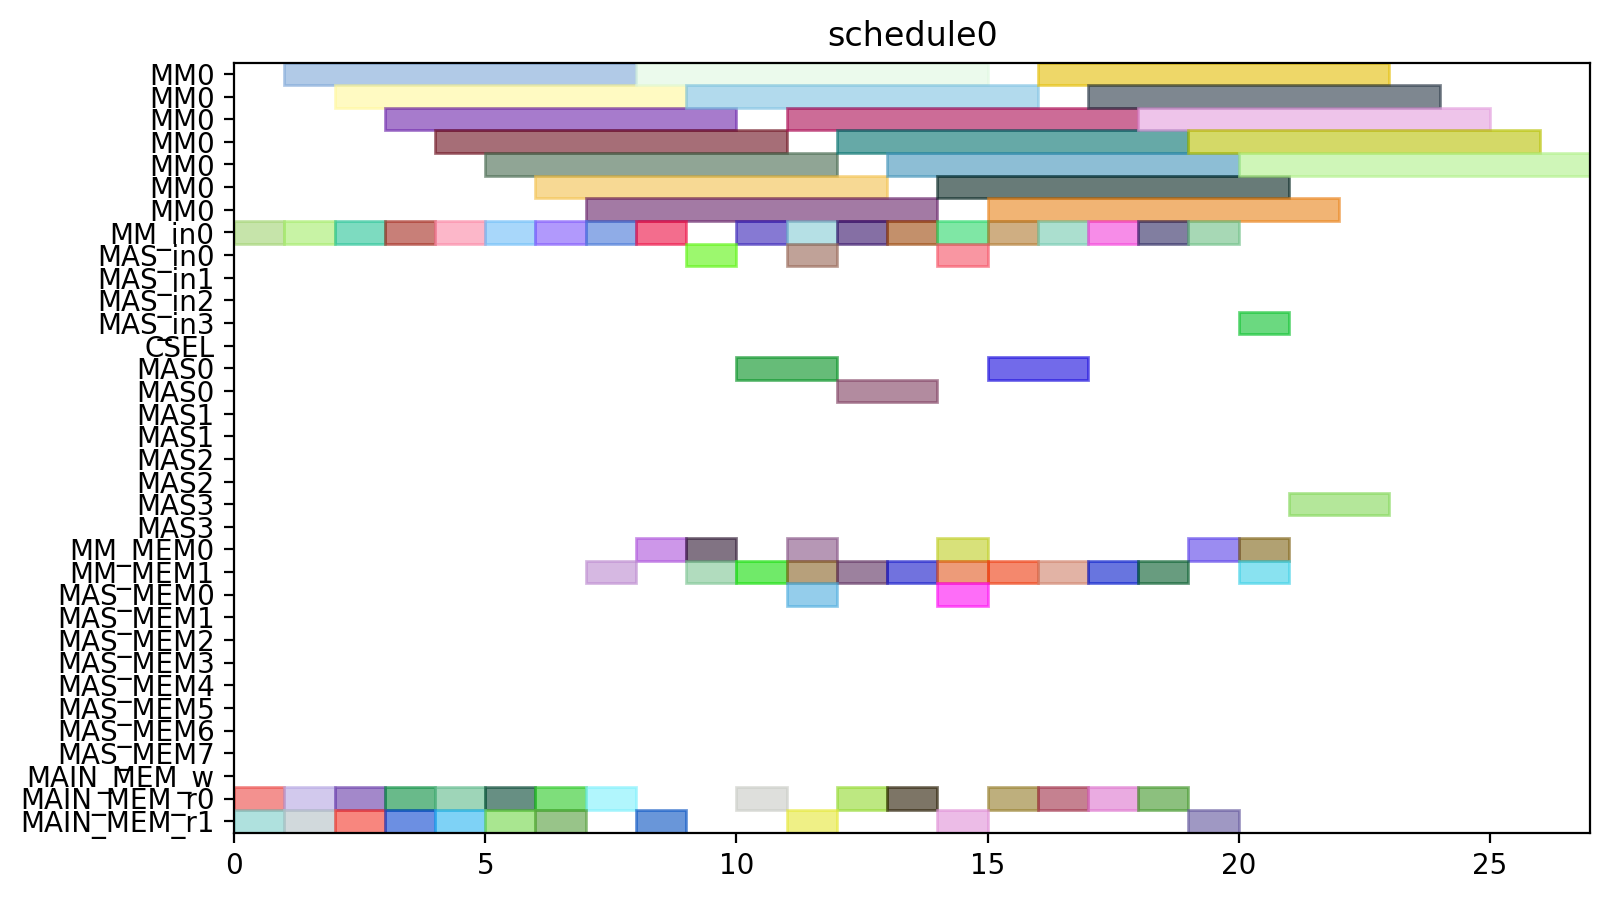

The Python source for this figure:
from pyschedule import Scenario, solvers, plotters, alt


def solve():
	horizon = 120
	S = Scenario("schedule0", horizon=horizon)

	# resource
	MM = S.Resources('MM', num=1, size=7)
	MM_in = S.Resources('MM_in', num=1)
	MAS_in = S.Resources('MAS_in', num=4)
	CSEL = S.Resource('CSEL')
	MAS = S.Resources('MAS', num=4, size=2, periods=range(1, horizon))
	MM_MEM = S.Resources('MM_MEM', num=2)
	MAS_MEM = S.Resources('MAS_MEM', num=8)
	MAIN_MEM_w = S.Resource('MAIN_MEM_w', size=1)
	MAIN_MEM_r = S.Resources('MAIN_MEM_r', num=2)

	# result of previous scheduling

	# new tasks
	Z_exp2 = S.Task('Z_exp2', length=7, delay_cost=1)
	Z_exp2 += alt(MM)
	Z_exp2_in = S.Task('Z_exp2_in', length=1, delay_cost=1)
	Z_exp2_in += alt(MM_in)
	S += Z_exp2_in*MM_in[0]<=Z_exp2*MM[0]
	Z_exp2_mem0 = S.Task('Z_exp2_mem0', length=1, delay_cost=1)
	Z_exp2_mem0 += MAIN_MEM_r[0]
	S += Z_exp2_mem0 <= Z_exp2

	Z_exp2_mem1 = S.Task('Z_exp2_mem1', length=1, delay_cost=1)
	Z_exp2_mem1 += MAIN_MEM_r[1]
	S += Z_exp2_mem1 <= Z_exp2

	NX0 = S.Task('NX0', length=7, delay_cost=1)
	NX0 += alt(MM)
	NX0_in = S.Task('NX0_in', length=1, delay_cost=1)
	NX0_in += alt(MM_in)
	S += NX0_in*MM_in[0]<=NX0*MM[0]
	NX0_mem0 = S.Task('NX0_mem0', length=1, delay_cost=1)
	NX0_mem0 += MAIN_MEM_r[0]
	S += NX0_mem0 <= NX0

	NX0_mem1 = S.Task('NX0_mem1', length=1, delay_cost=1)
	NX0_mem1 += MAIN_MEM_r[1]
	S += NX0_mem1 <= NX0

	k0_10_Z1 = S.Task('k0_10_Z1', length=7, delay_cost=1)
	k0_10_Z1 += alt(MM)
	k0_10_Z1_in = S.Task('k0_10_Z1_in', length=1, delay_cost=1)
	k0_10_Z1_in += alt(MM_in)
	S += k0_10_Z1_in*MM_in[0]<=k0_10_Z1*MM[0]
	k0_10_Z1_mem0 = S.Task('k0_10_Z1_mem0', length=1, delay_cost=1)
	k0_10_Z1_mem0 += MAIN_MEM_r[0]
	S += k0_10_Z1_mem0 <= k0_10_Z1

	k0_10_Z1_mem1 = S.Task('k0_10_Z1_mem1', length=1, delay_cost=1)
	k0_10_Z1_mem1 += MAIN_MEM_r[1]
	S += k0_10_Z1_mem1 <= k0_10_Z1

	DX0 = S.Task('DX0', length=7, delay_cost=1)
	DX0 += alt(MM)
	DX0_in = S.Task('DX0_in', length=1, delay_cost=1)
	DX0_in += alt(MM_in)
	S += DX0_in*MM_in[0]<=DX0*MM[0]
	DX0_mem0 = S.Task('DX0_mem0', length=1, delay_cost=1)
	DX0_mem0 += MAIN_MEM_r[0]
	S += DX0_mem0 <= DX0

	DX0_mem1 = S.Task('DX0_mem1', length=1, delay_cost=1)
	DX0_mem1 += MAIN_MEM_r[1]
	S += DX0_mem1 <= DX0

	NY0 = S.Task('NY0', length=7, delay_cost=1)
	NY0 += alt(MM)
	NY0_in = S.Task('NY0_in', length=1, delay_cost=1)
	NY0_in += alt(MM_in)
	S += NY0_in*MM_in[0]<=NY0*MM[0]
	NY0_mem0 = S.Task('NY0_mem0', length=1, delay_cost=1)
	NY0_mem0 += MAIN_MEM_r[0]
	S += NY0_mem0 <= NY0

	NY0_mem1 = S.Task('NY0_mem1', length=1, delay_cost=1)
	NY0_mem1 += MAIN_MEM_r[1]
	S += NY0_mem1 <= NY0

	k2_14_Z1 = S.Task('k2_14_Z1', length=7, delay_cost=1)
	k2_14_Z1 += alt(MM)
	k2_14_Z1_in = S.Task('k2_14_Z1_in', length=1, delay_cost=1)
	k2_14_Z1_in += alt(MM_in)
	S += k2_14_Z1_in*MM_in[0]<=k2_14_Z1*MM[0]
	k2_14_Z1_mem0 = S.Task('k2_14_Z1_mem0', length=1, delay_cost=1)
	k2_14_Z1_mem0 += MAIN_MEM_r[0]
	S += k2_14_Z1_mem0 <= k2_14_Z1

	k2_14_Z1_mem1 = S.Task('k2_14_Z1_mem1', length=1, delay_cost=1)
	k2_14_Z1_mem1 += MAIN_MEM_r[1]
	S += k2_14_Z1_mem1 <= k2_14_Z1

	DY0 = S.Task('DY0', length=7, delay_cost=1)
	DY0 += alt(MM)
	DY0_in = S.Task('DY0_in', length=1, delay_cost=1)
	DY0_in += alt(MM_in)
	S += DY0_in*MM_in[0]<=DY0*MM[0]
	DY0_mem0 = S.Task('DY0_mem0', length=1, delay_cost=1)
	DY0_mem0 += MAIN_MEM_r[0]
	S += DY0_mem0 <= DY0

	DY0_mem1 = S.Task('DY0_mem1', length=1, delay_cost=1)
	DY0_mem1 += MAIN_MEM_r[1]
	S += DY0_mem1 <= DY0

	Z_exp3 = S.Task('Z_exp3', length=7, delay_cost=1)
	Z_exp3 += alt(MM)
	Z_exp3_in = S.Task('Z_exp3_in', length=1, delay_cost=1)
	Z_exp3_in += alt(MM_in)
	S += Z_exp3_in*MM_in[0]<=Z_exp3*MM[0]
	Z_exp3_mem0 = S.Task('Z_exp3_mem0', length=1, delay_cost=1)
	Z_exp3_mem0 += alt(MM_MEM)
	S += (Z_exp2*MM[0])-1 < Z_exp3_mem0*MM_MEM[0]
	S += Z_exp3_mem0 <= Z_exp3

	Z_exp3_mem1 = S.Task('Z_exp3_mem1', length=1, delay_cost=1)
	Z_exp3_mem1 += MAIN_MEM_r[1]
	S += Z_exp3_mem1 <= Z_exp3

	NX1_ = S.Task('NX1_', length=2, delay_cost=1)
	NX1_ += alt(MAS)
	NX1__in = S.Task('NX1__in', length=1, delay_cost=1)
	NX1__in += alt(MAS_in)
	S += NX1__in*MAS_in[0]<=NX1_*MAS[0]

	S += NX1__in*MAS_in[1]<=NX1_*MAS[1]

	S += NX1__in*MAS_in[2]<=NX1_*MAS[2]

	S += NX1__in*MAS_in[3]<=NX1_*MAS[3]

	NX1__mem0 = S.Task('NX1__mem0', length=1, delay_cost=1)
	NX1__mem0 += alt(MM_MEM)
	S += (NX0*MM[0])-1 < NX1__mem0*MM_MEM[0]
	S += NX1__mem0 <= NX1_

	NX1__mem1 = S.Task('NX1__mem1', length=1, delay_cost=1)
	NX1__mem1 += alt(MM_MEM)
	S += (k0_10_Z1*MM[0])-1 < NX1__mem1*MM_MEM[1]
	S += NX1__mem1 <= NX1_

	k0_9_Z2 = S.Task('k0_9_Z2', length=7, delay_cost=1)
	k0_9_Z2 += alt(MM)
	k0_9_Z2_in = S.Task('k0_9_Z2_in', length=1, delay_cost=1)
	k0_9_Z2_in += alt(MM_in)
	S += k0_9_Z2_in*MM_in[0]<=k0_9_Z2*MM[0]
	k0_9_Z2_mem0 = S.Task('k0_9_Z2_mem0', length=1, delay_cost=1)
	k0_9_Z2_mem0 += MAIN_MEM_r[0]
	S += k0_9_Z2_mem0 <= k0_9_Z2

	k0_9_Z2_mem1 = S.Task('k0_9_Z2_mem1', length=1, delay_cost=1)
	k0_9_Z2_mem1 += alt(MM_MEM)
	S += (Z_exp2*MM[0])-1 < k0_9_Z2_mem1*MM_MEM[1]
	S += k0_9_Z2_mem1 <= k0_9_Z2

	k1_9_Z2 = S.Task('k1_9_Z2', length=7, delay_cost=1)
	k1_9_Z2 += alt(MM)
	k1_9_Z2_in = S.Task('k1_9_Z2_in', length=1, delay_cost=1)
	k1_9_Z2_in += alt(MM_in)
	S += k1_9_Z2_in*MM_in[0]<=k1_9_Z2*MM[0]
	k1_9_Z2_mem0 = S.Task('k1_9_Z2_mem0', length=1, delay_cost=1)
	k1_9_Z2_mem0 += MAIN_MEM_r[0]
	S += k1_9_Z2_mem0 <= k1_9_Z2

	k1_9_Z2_mem1 = S.Task('k1_9_Z2_mem1', length=1, delay_cost=1)
	k1_9_Z2_mem1 += alt(MM_MEM)
	S += (Z_exp2*MM[0])-1 < k1_9_Z2_mem1*MM_MEM[1]
	S += k1_9_Z2_mem1 <= k1_9_Z2

	NY1_ = S.Task('NY1_', length=2, delay_cost=1)
	NY1_ += alt(MAS)
	NY1__in = S.Task('NY1__in', length=1, delay_cost=1)
	NY1__in += alt(MAS_in)
	S += NY1__in*MAS_in[0]<=NY1_*MAS[0]

	S += NY1__in*MAS_in[1]<=NY1_*MAS[1]

	S += NY1__in*MAS_in[2]<=NY1_*MAS[2]

	S += NY1__in*MAS_in[3]<=NY1_*MAS[3]

	NY1__mem0 = S.Task('NY1__mem0', length=1, delay_cost=1)
	NY1__mem0 += alt(MM_MEM)
	S += (NY0*MM[0])-1 < NY1__mem0*MM_MEM[0]
	S += NY1__mem0 <= NY1_

	NY1__mem1 = S.Task('NY1__mem1', length=1, delay_cost=1)
	NY1__mem1 += alt(MM_MEM)
	S += (k2_14_Z1*MM[0])-1 < NY1__mem1*MM_MEM[1]
	S += NY1__mem1 <= NY1_

	k2_13_Z2 = S.Task('k2_13_Z2', length=7, delay_cost=1)
	k2_13_Z2 += alt(MM)
	k2_13_Z2_in = S.Task('k2_13_Z2_in', length=1, delay_cost=1)
	k2_13_Z2_in += alt(MM_in)
	S += k2_13_Z2_in*MM_in[0]<=k2_13_Z2*MM[0]
	k2_13_Z2_mem0 = S.Task('k2_13_Z2_mem0', length=1, delay_cost=1)
	k2_13_Z2_mem0 += MAIN_MEM_r[0]
	S += k2_13_Z2_mem0 <= k2_13_Z2

	k2_13_Z2_mem1 = S.Task('k2_13_Z2_mem1', length=1, delay_cost=1)
	k2_13_Z2_mem1 += alt(MM_MEM)
	S += (Z_exp2*MM[0])-1 < k2_13_Z2_mem1*MM_MEM[1]
	S += k2_13_Z2_mem1 <= k2_13_Z2

	k3_14_Z2 = S.Task('k3_14_Z2', length=7, delay_cost=1)
	k3_14_Z2 += alt(MM)
	k3_14_Z2_in = S.Task('k3_14_Z2_in', length=1, delay_cost=1)
	k3_14_Z2_in += alt(MM_in)
	S += k3_14_Z2_in*MM_in[0]<=k3_14_Z2*MM[0]
	k3_14_Z2_mem0 = S.Task('k3_14_Z2_mem0', length=1, delay_cost=1)
	k3_14_Z2_mem0 += MAIN_MEM_r[0]
	S += k3_14_Z2_mem0 <= k3_14_Z2

	k3_14_Z2_mem1 = S.Task('k3_14_Z2_mem1', length=1, delay_cost=1)
	k3_14_Z2_mem1 += alt(MM_MEM)
	S += (Z_exp2*MM[0])-1 < k3_14_Z2_mem1*MM_MEM[1]
	S += k3_14_Z2_mem1 <= k3_14_Z2

	Z_exp4 = S.Task('Z_exp4', length=7, delay_cost=1)
	Z_exp4 += alt(MM)
	Z_exp4_in = S.Task('Z_exp4_in', length=1, delay_cost=1)
	Z_exp4_in += alt(MM_in)
	S += Z_exp4_in*MM_in[0]<=Z_exp4*MM[0]
	Z_exp4_mem0 = S.Task('Z_exp4_mem0', length=1, delay_cost=1)
	Z_exp4_mem0 += alt(MM_MEM)
	S += (Z_exp3*MM[0])-1 < Z_exp4_mem0*MM_MEM[0]
	S += Z_exp4_mem0 <= Z_exp4

	Z_exp4_mem1 = S.Task('Z_exp4_mem1', length=1, delay_cost=1)
	Z_exp4_mem1 += MAIN_MEM_r[1]
	S += Z_exp4_mem1 <= Z_exp4

	NX1 = S.Task('NX1', length=7, delay_cost=1)
	NX1 += alt(MM)
	NX1_in = S.Task('NX1_in', length=1, delay_cost=1)
	NX1_in += alt(MM_in)
	S += NX1_in*MM_in[0]<=NX1*MM[0]
	NX1_mem0 = S.Task('NX1_mem0', length=1, delay_cost=1)
	NX1_mem0 += alt(MAS_MEM)
	S += (NX1_*MAS[0])-1 < NX1_mem0*MAS_MEM[0]
	S += (NX1_*MAS[1])-1 < NX1_mem0*MAS_MEM[2]
	S += (NX1_*MAS[2])-1 < NX1_mem0*MAS_MEM[4]
	S += (NX1_*MAS[3])-1 < NX1_mem0*MAS_MEM[6]
	S += NX1_mem0 <= NX1

	NX1_mem1 = S.Task('NX1_mem1', length=1, delay_cost=1)
	NX1_mem1 += MAIN_MEM_r[1]
	S += NX1_mem1 <= NX1

	k0_8_Z3 = S.Task('k0_8_Z3', length=7, delay_cost=1)
	k0_8_Z3 += alt(MM)
	k0_8_Z3_in = S.Task('k0_8_Z3_in', length=1, delay_cost=1)
	k0_8_Z3_in += alt(MM_in)
	S += k0_8_Z3_in*MM_in[0]<=k0_8_Z3*MM[0]
	k0_8_Z3_mem0 = S.Task('k0_8_Z3_mem0', length=1, delay_cost=1)
	k0_8_Z3_mem0 += MAIN_MEM_r[0]
	S += k0_8_Z3_mem0 <= k0_8_Z3

	k0_8_Z3_mem1 = S.Task('k0_8_Z3_mem1', length=1, delay_cost=1)
	k0_8_Z3_mem1 += alt(MM_MEM)
	S += (Z_exp3*MM[0])-1 < k0_8_Z3_mem1*MM_MEM[1]
	S += k0_8_Z3_mem1 <= k0_8_Z3

	DX1_ = S.Task('DX1_', length=2, delay_cost=1)
	DX1_ += alt(MAS)
	DX1__in = S.Task('DX1__in', length=1, delay_cost=1)
	DX1__in += alt(MAS_in)
	S += DX1__in*MAS_in[0]<=DX1_*MAS[0]

	S += DX1__in*MAS_in[1]<=DX1_*MAS[1]

	S += DX1__in*MAS_in[2]<=DX1_*MAS[2]

	S += DX1__in*MAS_in[3]<=DX1_*MAS[3]

	DX1__mem0 = S.Task('DX1__mem0', length=1, delay_cost=1)
	DX1__mem0 += alt(MM_MEM)
	S += (DX0*MM[0])-1 < DX1__mem0*MM_MEM[0]
	S += DX1__mem0 <= DX1_

	DX1__mem1 = S.Task('DX1__mem1', length=1, delay_cost=1)
	DX1__mem1 += alt(MM_MEM)
	S += (k1_9_Z2*MM[0])-1 < DX1__mem1*MM_MEM[1]
	S += DX1__mem1 <= DX1_

	k1_8_Z3 = S.Task('k1_8_Z3', length=7, delay_cost=1)
	k1_8_Z3 += alt(MM)
	k1_8_Z3_in = S.Task('k1_8_Z3_in', length=1, delay_cost=1)
	k1_8_Z3_in += alt(MM_in)
	S += k1_8_Z3_in*MM_in[0]<=k1_8_Z3*MM[0]
	k1_8_Z3_mem0 = S.Task('k1_8_Z3_mem0', length=1, delay_cost=1)
	k1_8_Z3_mem0 += MAIN_MEM_r[0]
	S += k1_8_Z3_mem0 <= k1_8_Z3

	k1_8_Z3_mem1 = S.Task('k1_8_Z3_mem1', length=1, delay_cost=1)
	k1_8_Z3_mem1 += alt(MM_MEM)
	S += (Z_exp3*MM[0])-1 < k1_8_Z3_mem1*MM_MEM[1]
	S += k1_8_Z3_mem1 <= k1_8_Z3

	NY1 = S.Task('NY1', length=7, delay_cost=1)
	NY1 += alt(MM)
	NY1_in = S.Task('NY1_in', length=1, delay_cost=1)
	NY1_in += alt(MM_in)
	S += NY1_in*MM_in[0]<=NY1*MM[0]
	NY1_mem0 = S.Task('NY1_mem0', length=1, delay_cost=1)
	NY1_mem0 += alt(MAS_MEM)
	S += (NY1_*MAS[0])-1 < NY1_mem0*MAS_MEM[0]
	S += (NY1_*MAS[1])-1 < NY1_mem0*MAS_MEM[2]
	S += (NY1_*MAS[2])-1 < NY1_mem0*MAS_MEM[4]
	S += (NY1_*MAS[3])-1 < NY1_mem0*MAS_MEM[6]
	S += NY1_mem0 <= NY1

	NY1_mem1 = S.Task('NY1_mem1', length=1, delay_cost=1)
	NY1_mem1 += MAIN_MEM_r[1]
	S += NY1_mem1 <= NY1

	k2_12_Z3 = S.Task('k2_12_Z3', length=7, delay_cost=1)
	k2_12_Z3 += alt(MM)
	k2_12_Z3_in = S.Task('k2_12_Z3_in', length=1, delay_cost=1)
	k2_12_Z3_in += alt(MM_in)
	S += k2_12_Z3_in*MM_in[0]<=k2_12_Z3*MM[0]
	k2_12_Z3_mem0 = S.Task('k2_12_Z3_mem0', length=1, delay_cost=1)
	k2_12_Z3_mem0 += MAIN_MEM_r[0]
	S += k2_12_Z3_mem0 <= k2_12_Z3

	k2_12_Z3_mem1 = S.Task('k2_12_Z3_mem1', length=1, delay_cost=1)
	k2_12_Z3_mem1 += alt(MM_MEM)
	S += (Z_exp3*MM[0])-1 < k2_12_Z3_mem1*MM_MEM[1]
	S += k2_12_Z3_mem1 <= k2_12_Z3

	DY1_ = S.Task('DY1_', length=2, delay_cost=1)
	DY1_ += alt(MAS)
	DY1__in = S.Task('DY1__in', length=1, delay_cost=1)
	DY1__in += alt(MAS_in)
	S += DY1__in*MAS_in[0]<=DY1_*MAS[0]

	S += DY1__in*MAS_in[1]<=DY1_*MAS[1]

	S += DY1__in*MAS_in[2]<=DY1_*MAS[2]

	S += DY1__in*MAS_in[3]<=DY1_*MAS[3]

	DY1__mem0 = S.Task('DY1__mem0', length=1, delay_cost=1)
	DY1__mem0 += alt(MM_MEM)
	S += (DY0*MM[0])-1 < DY1__mem0*MM_MEM[0]
	S += DY1__mem0 <= DY1_

	DY1__mem1 = S.Task('DY1__mem1', length=1, delay_cost=1)
	DY1__mem1 += alt(MM_MEM)
	S += (k3_14_Z2*MM[0])-1 < DY1__mem1*MM_MEM[1]
	S += DY1__mem1 <= DY1_

	k3_13_Z3 = S.Task('k3_13_Z3', length=7, delay_cost=1)
	k3_13_Z3 += alt(MM)
	k3_13_Z3_in = S.Task('k3_13_Z3_in', length=1, delay_cost=1)
	k3_13_Z3_in += alt(MM_in)
	S += k3_13_Z3_in*MM_in[0]<=k3_13_Z3*MM[0]
	k3_13_Z3_mem0 = S.Task('k3_13_Z3_mem0', length=1, delay_cost=1)
	k3_13_Z3_mem0 += MAIN_MEM_r[0]
	S += k3_13_Z3_mem0 <= k3_13_Z3

	k3_13_Z3_mem1 = S.Task('k3_13_Z3_mem1', length=1, delay_cost=1)
	k3_13_Z3_mem1 += alt(MM_MEM)
	S += (Z_exp3*MM[0])-1 < k3_13_Z3_mem1*MM_MEM[1]
	S += k3_13_Z3_mem1 <= k3_13_Z3

	solvers.mip.solve(S,msg=1,kind='CPLEX',ratio_gap=1.01)

	solution = [['hoge']*len(S.solution()[1]) for i in range(len(S.solution()))]
	for i in range(len(S.solution())):
		for j in range(len(S.solution()[i])):
			solution[i][j]=str(S.solution()[i][j])
	print(solution)

	cycles = int(solution[-1][3])

	pic_file_name = "/home/mfukuda/ABE/multiRAM_multiMAS_16mux/scheduling_result/stage7MM1_stage2MAS4/ISOGENY/schedule0.png"
	if(S.solution() != []):
		plotters.matplotlib.plot(S,img_filename=pic_file_name, show_task_labels=False, fig_size=(cycles*0.25+3, 5))

	return solution
